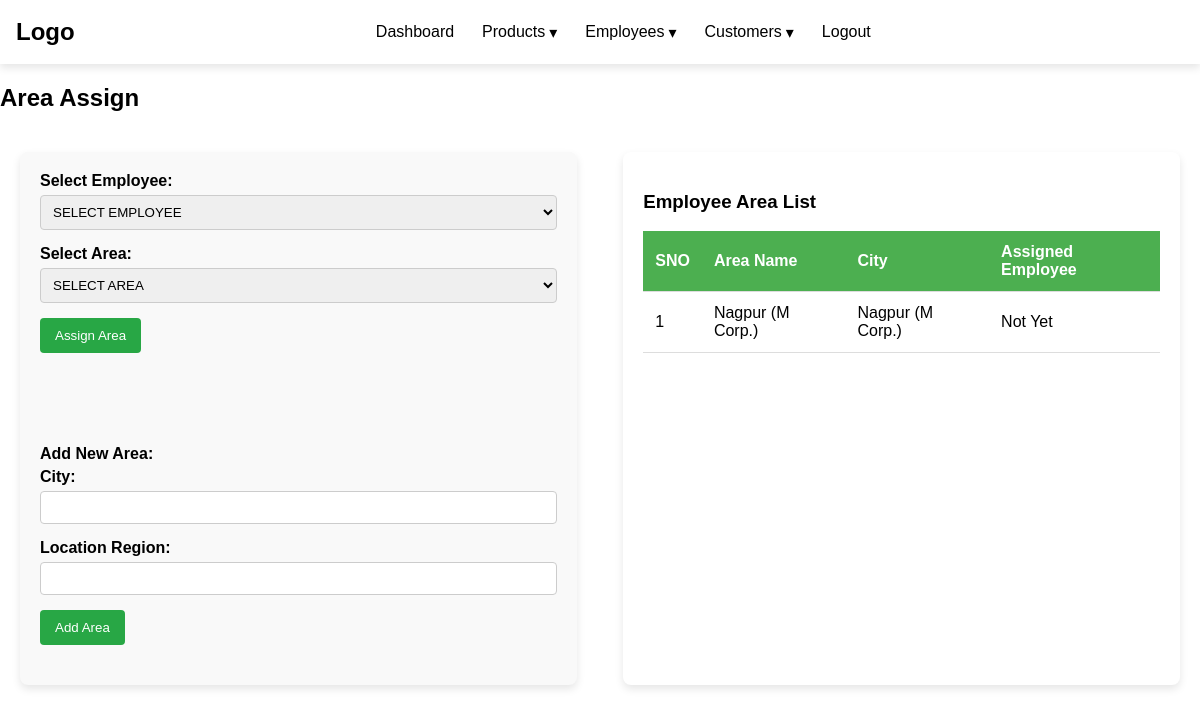
The page /area on the database its author committed.
### tables this page shows
CREATE TABLE locations (
            id INTEGER PRIMARY KEY AUTOINCREMENT,
            city TEXT NOT NULL,
            location TEXT NOT NULL
        );

### app.py (the view)
@app.route("/area", methods=["GET","POST"])
def area():
    if request.method=="POST":
        pass
    else:
        employees=get_employees()
        areas=get_areas()
        employee_areas=get_employee_location_info()
        print(employee_areas)
        return render_template('area.html', employees=employees, areas=areas, employee_areas=employee_areas)

### employees.py (called while the page is built)
def get_employees():
    conn = sqlite3.connect('db.db')
    cursor = conn.cursor()
    try:
        cursor.execute('''
            SELECT emp_id, join_date, first_name, last_name, nic, contact, address,
                designation, account_status, username, location_id, product_id
            FROM employees
        ''')
        employees = cursor.fetchall()
        conn.close()
        return employees
    except:
        pass

def get_employee_location_info():
    conn = sqlite3.connect('db.db')
    cursor = conn.cursor()
    cursor.execute('''
        SELECT locations.city, locations.location,
               COALESCE(employees.first_name || ' ' || employees.last_name, 'Not Yet') AS employee_name,
               locations.id  -- Make sure to include the location_id
        FROM locations
        LEFT JOIN employee_locations ON locations.id = employee_locations.location_id
        LEFT JOIN employees ON employees.emp_id = employee_locations.emp_id
    ''')
    employee_areas = cursor.fetchall()  # This will now include the location_id
    conn.close()
    return employee_areas

def get_areas():
    conn = sqlite3.connect('db.db')
    cursor = conn.cursor()
    try:
        cursor.execute('SELECT id, city, location FROM locations')
        areas = cursor.fetchall()
        conn.close()
        return areas
    except:
        pass

### templates/area.html (shortened to what this page needs)
{% extends "base.html" %}
{% block content %}
<!DOCTYPE html>
<html lang="en">
<head>
</head>
<body>
    <h2>Area Assign</h2>
    <div class="area-assign-container">
        <div class="form-container">
            <form id="assign-area-form" class="assign-form" method="POST" action="/assign_area">
                <div class="form-group">
                    <label for="employee">Select Employee:</label>
                    <select id="employee" name="employee" required>
                        <option value="">SELECT EMPLOYEE</option>
                    </select>
                </div>
                <div class="form-group">
                    <label for="area">Select Area:</label>
                    <select id="area" name="area" required>
                        <option value="">SELECT AREA</option>
                    </select>
                </div>
                <div class="form-actions">
                    <button type="submit" class="btn">Assign Area</button>
                </div>
            </form>
            <br><br><br><br>
            <label for="add-area">Add New Area:</label>
            <form id="add-area-form" class="assign-form" method="POST" action="/add_area" >
                <div class="form-group">
                    <label for="city">City:</label>
                    <input type="text" id="city" name="city" required>
                </div>
                <div class="form-group">
                    <label for="location">Location Region:</label>
                    <input type="text" id="location" name="location" required>
                </div>
                <div class="form-actions">
                    <button type="submit" class="btn">Add Area</button>
                </div>
            </form>
        </div>
        <div class="employee-area-list">
            <h3>Employee Area List</h3>
            <table class="employee-table">
                <thead>
                    <tr>
                        <th>SNO</th>
                        <th>Area Name</th>
                        <th>City</th>
                        <th>Assigned Employee</th>
                    </tr>
                </thead>
                <tbody>
                    {% if employee_areas %}
                        {% for area in employee_areas %}
                            <tr>
                                <td>{{ loop.index }}</td>
                                <td>{{ area[0] }}</td>
                                <td>{{ area[1] }}</td>
                                <td>{{ area[2] }}</td>
                            </tr>
                        {% endfor %}
                    {% else %}
                        <tr>
                            <td colspan="5" class="center">No areas assigned yet.</td>
                        </tr>
                    {% endif %}
                </tbody>
            </table>
        </div>
    </div>
</body>
</html>
{% endblock content %}

### templates/base.html (style rules this page uses)
* { box-sizing: border-box; }
body { font-family: Arial, sans-serif; margin: 0; }

### templates/area.html (style rules this page uses)
.area-assign-container { display: flex; flex-wrap: wrap; justify-content: space-between; padding: 20px; }
.form-container { width: 48%; background-color: #f9f9f9; padding: 20px; border-radius: 8px; box-shadow: 0 4px 8px rgba(0, 0, 0, 0.1); margin-bottom: 20px; }
.assign-form { margin-bottom: 20px; }
.form-group { margin-bottom: 15px; }
label { display: block; font-weight: bold; margin-bottom: 5px; }
input, select { width: 100%; padding: 8px; border-radius: 4px; border: 1px solid #ccc; }
.btn { background-color: #28a745; color: white; padding: 10px 15px; border: none; border-radius: 4px; cursor: pointer; }
.employee-area-list { width: 48%; background-color: #ffffff; padding: 20px; border-radius: 8px; box-shadow: 0 4px 8px rgba(0, 0, 0, 0.1); margin-bottom: 20px; }
.employee-table { width: 100%; border-collapse: collapse; }
.employee-table th, .employee-table td { padding: 12px; text-align: left; border-bottom: 1px solid #ddd; }
.employee-table th { background-color: #4CAF50; color: white; }

### rows shown on the page
locations: city "Nagpur (M Corp.)", location "Nagpur (M Corp.)", area "Not Yet"
